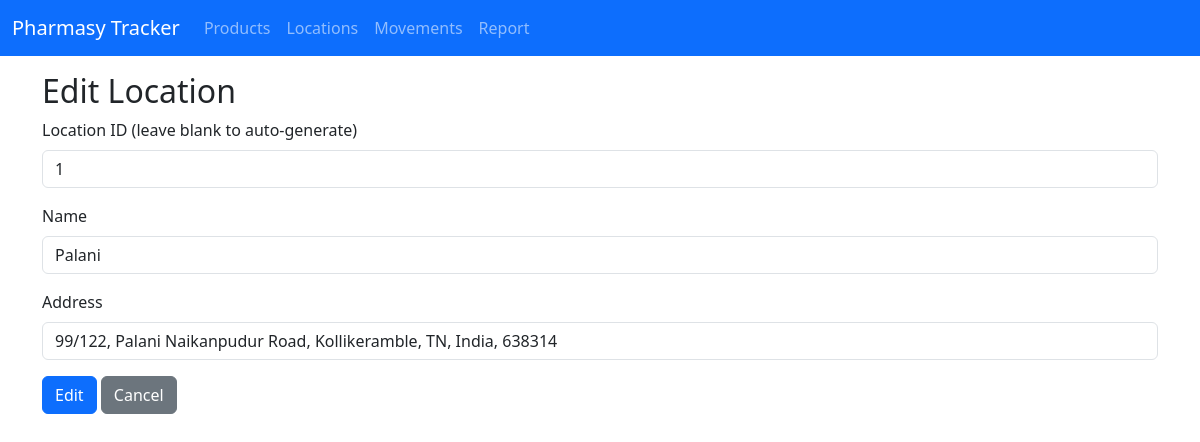
Page /locations/edit/1 on the committed database.
### app.py (models this page shows)
class Location(db.Model):
    location_id = db.Column(db.String, primary_key=True)
    name = db.Column(db.String, nullable=False)
    address = db.Column(db.String)

### app.py (the view)
@app.route('/locations/edit/<location_id>', methods=['GET','POST'])
def edit_location(location_id):
    l = Location.query.get_or_404(location_id)
    if request.method == 'POST':
        l.name = request.form['name'].strip()
        l.address = request.form.get('address','').strip()
        db.session.commit()
        flash('Location updated', 'success')
        return redirect(url_for('locations'))
    return render_template('location_form.html', action='Edit', location=l)

### app.py (called while the page is built)
@app.before_request
def run_initialization_once():
    global initialization_done
    if not initialization_done:
        db.create_all()
        seed_data()  # <---- Auto seed when DB is first created
        initialization_done = True

### templates/location_form.html
{% extends "base.html" %}
{% block content %}
<h2>{{ action }} Location</h2>
<form method="post">
  <div class="mb-3">
    <label class="form-label">Location ID (leave blank to auto-generate)</label>
    <input class="form-control" name="location_id" value="{{ location.location_id if location }}">
  </div>
  <div class="mb-3">
    <label class="form-label">Name</label>
    <input class="form-control" name="name" value="{{ location.name if location }}" required>
  </div>
  <div class="mb-3">
    <label class="form-label">Address</label>
    <input class="form-control" name="address" value="{{ location.address if location }}">
  </div>
  <button class="btn btn-primary">{{ action }}</button>
  <a class="btn btn-secondary" href="{{ url_for('locations') }}">Cancel</a>
</form>
{% endblock %}

### rows in the picture
Location: location_id "1", name "Palani", address "99/122, Palani Naikanpudur Road, Kollikeramble, TN, India, 638314"

### other values in the picture
{{ action }} "Edit"
